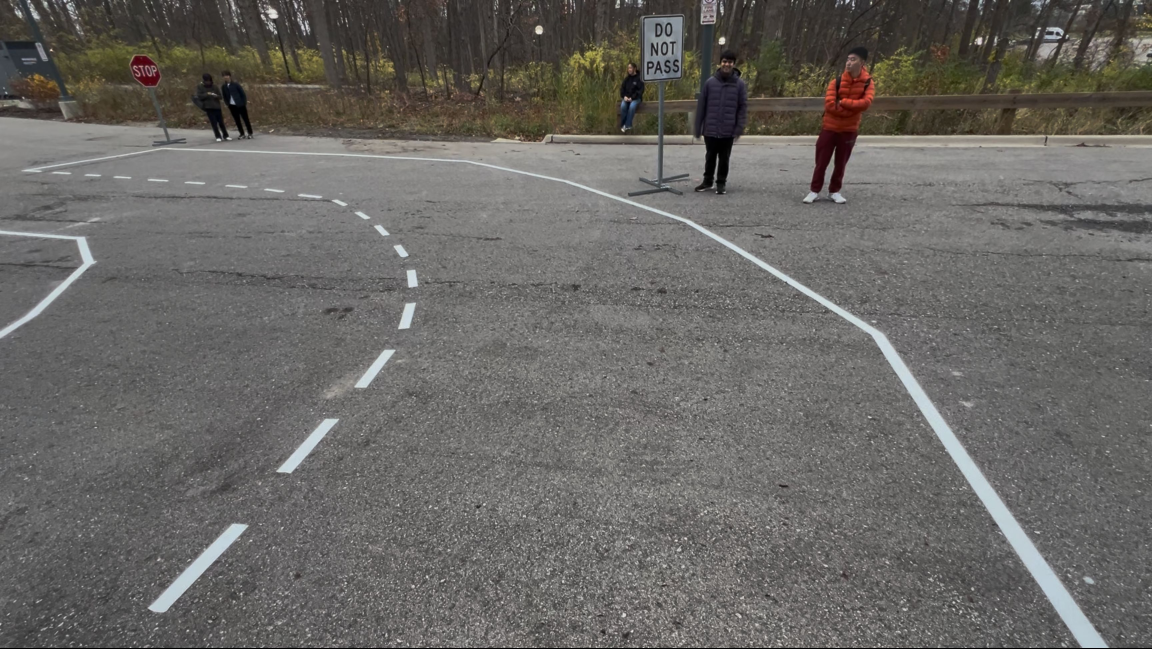
#> input picture algorithms/algorithm_32rr2m7i/src/curved_self_drive.jpg, 3456 x 1946 px (shown at 1/3 size)
$ python -i plane.py   (imports and definitions only)
#> lines starting #> are read from the running program, lines starting #| are printed output that depends on the picture
# ground plane mask creation

from ransac import *

import random
import math

from multiprocessing import Pool
import warnings
import numpy as np
import cv2


# [25 lines left out: functions pool, sample, not called in this run]


def plane(A, b):
    return np.linalg.lstsq(A, b, rcond=None)[0]


# [23 lines left out: functions metric, mask, not called in this run]


def clean_depths(depths):
    depths = np.where(depths > 10000, np.nan, depths)
    return depths


# [57 lines left out: functions _ground_plane, ground_plane, hsv_mask, not called in this run]


def hsv_and_ransac(image, *args):
    ground_mask, coeffs = ground_plane(*args)
    lane_mask = hsv_mask(image) & ground_mask
    driveable = (ground_mask & (lane_mask != 1)).astype(np.uint8) * 255

    close_kernel = np.ones((2, 2), np.uint8)
    driveable = cv2.morphologyEx(driveable, cv2.MORPH_CLOSE, close_kernel)
    open_kernel = np.ones((7, 7), np.uint8)
    driveable = cv2.morphologyEx(driveable, cv2.MORPH_OPEN, open_kernel)
    return driveable.astype(bool), coeffs


# [5 lines that did not run here, left out]


# angle of depression
def real_angle(real_coeffs):
    a, b, _ = real_coeffs
    rad = math.acos(1 / math.hypot(a, b, 1))
    if (math.isnan(rad)):
        return 0
    return math.pi / 2 - rad

>>> import cv2
>>> picture = cv2.imread('../../../algorithm_32rr2m7i/src/curved_self_drive.jpg', cv2.IMREAD_GRAYSCALE)
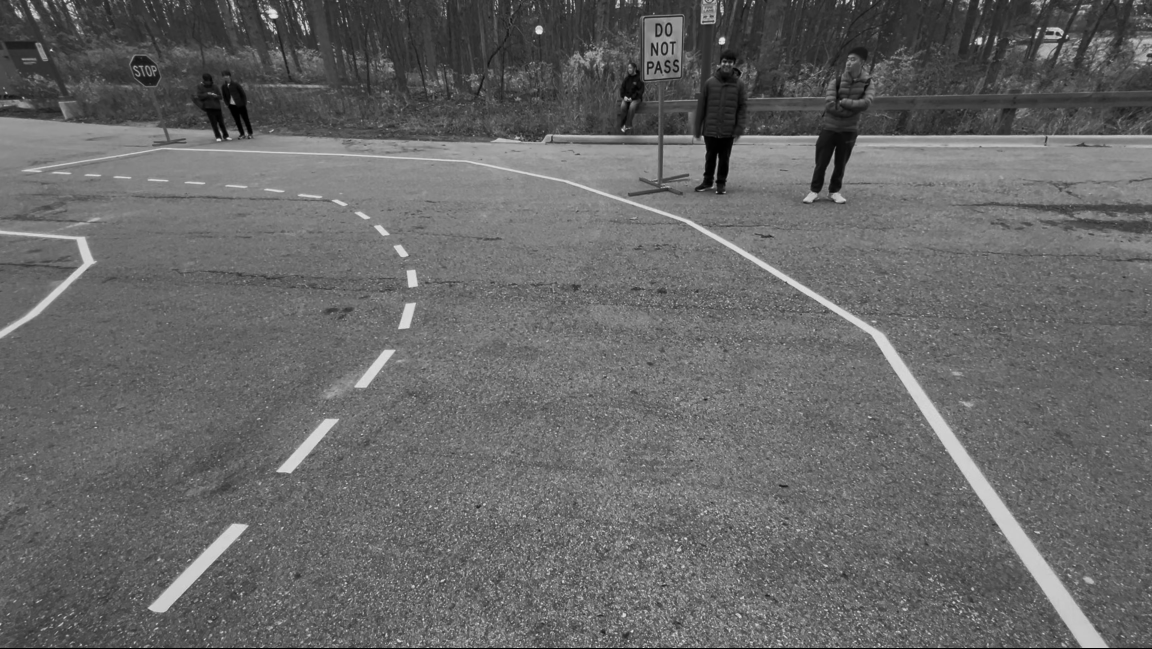
#> picture: shape (1946, 3456) (shown at 1/3 size); min 0, max 244, mean 103.3
#> (the run stopped early here; a loop or call above may not have finished)
